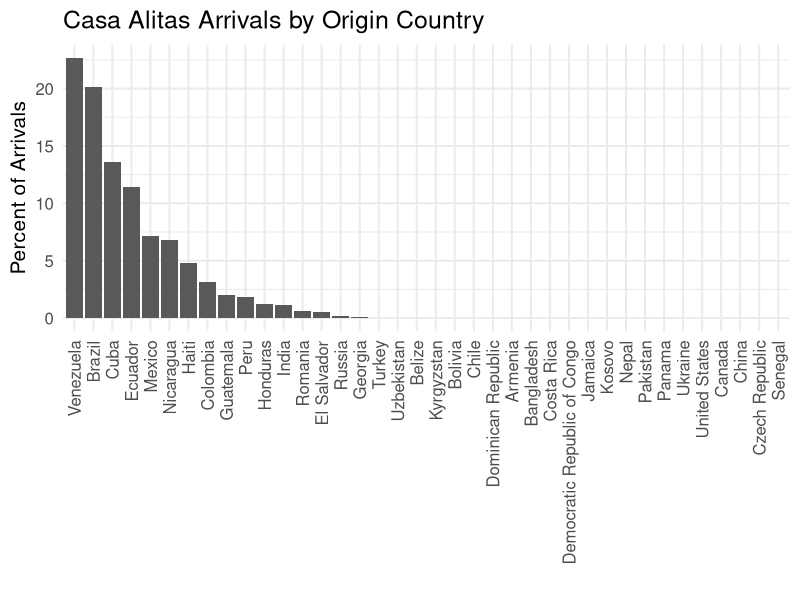
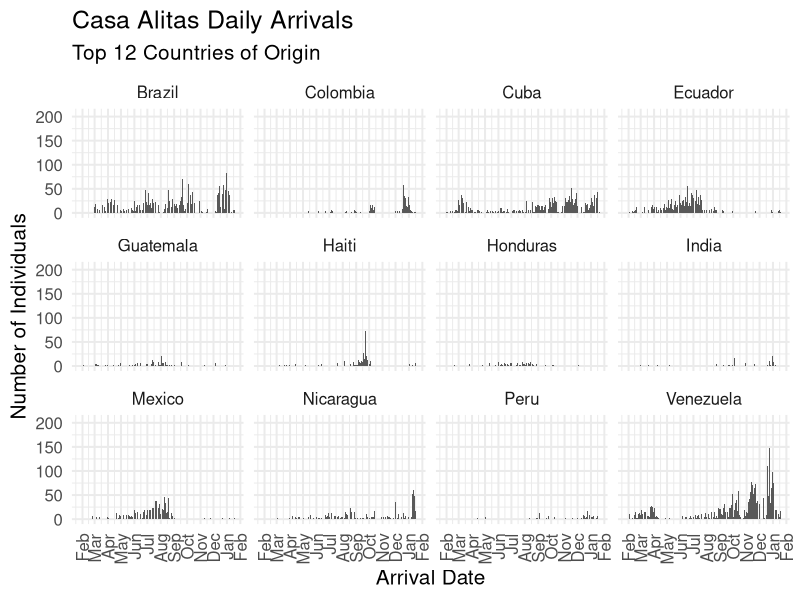
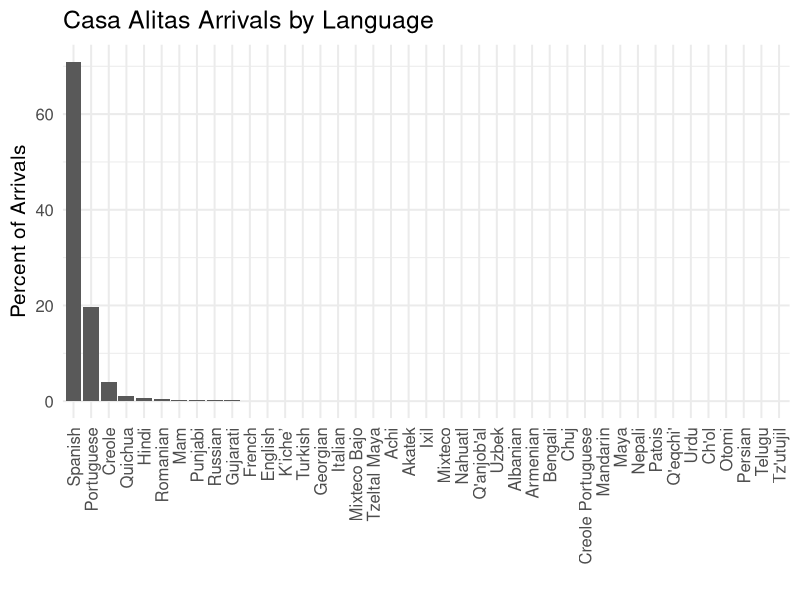
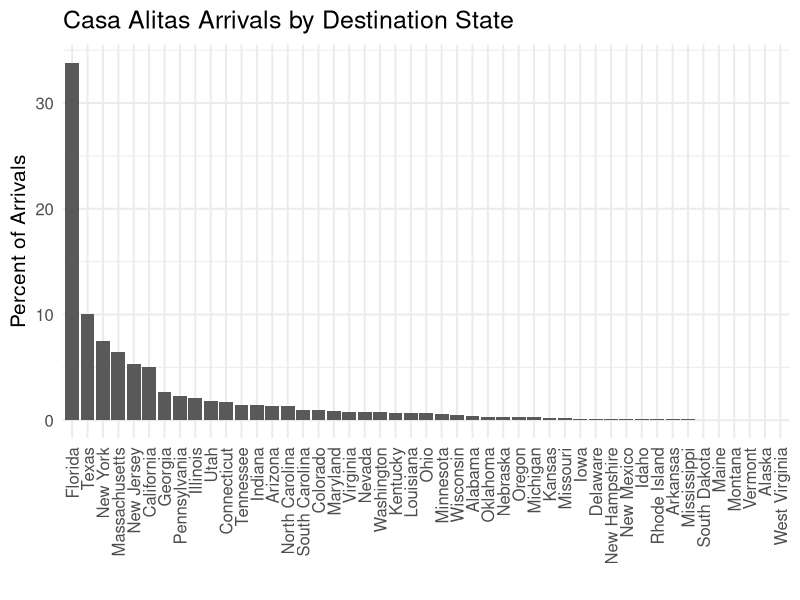
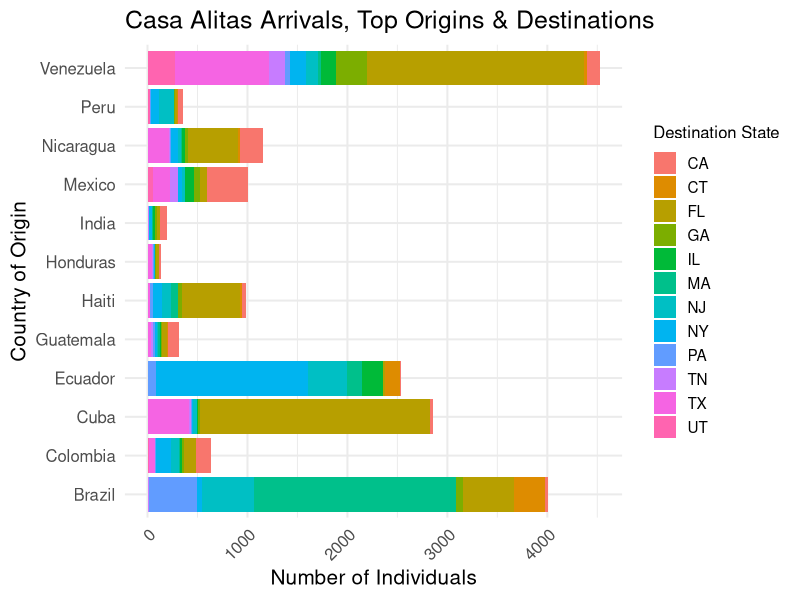

R code for these plots, in order:
## ---- chunk 1
library(knitr)
library(tidyverse)
opts_chunk$set(echo = TRUE, message = FALSE, warning = FALSE)
## ---- chunk 2

individuals <- read_csv("data/individual_all_clean_1_20_22.csv")

countries <- drop_na(read_csv("data/country_counts_1.20.csv"))

languages <- drop_na(read_csv("data/language_counts_1.20.csv"))

destinations <- drop_na(read_csv("data/destination_counts_1.20.csv"))

## ---- chunk 3

# filter out countries with few arrivals
top_ctrys <- c("Venezuela", "Brazil", "Cuba", "Ecuador", "Mexico", "Nicaragua", "Haiti", "Colombia",  "Guatemala", "Peru", "Honduras", "India" ) # update when data is updated

# set plot theme
theme_set(theme_minimal(15)) 
#par(mfrow = c(1, 2))

# Country of Origin percentages
countries %>%
  ggplot(aes(x = reorder(country, -percent),  y = percent)) +
  geom_col() +
  theme(axis.text.x=element_text(angle=90, hjust=1, vjust=.5)) +
  labs(title = "Casa Alitas Arrivals by Origin Country", x = "", y = "Percent of Arrivals")

# Top 12 countries of origin FW
individuals %>%
  filter(country %in% top_ctrys) %>%
  ggplot(aes(x=arrival_date)) +
  geom_bar(show.legend = FALSE) +
  theme(axis.text.x=element_text(angle=90, hjust=1, vjust=.5)) +
  labs(title = "Casa Alitas Daily Arrivals", subtitle = "Top 12 Countries of Origin", x = "Arrival Date", y = "Number of Individuals") + 
  scale_x_date(date_breaks="1 month", date_labels="%b") + 
  facet_wrap(~country)



## ---- chunk 4

languages %>%
  ggplot(aes(x = reorder(language, -percent), y = percent)) +
  geom_col() +
  theme(axis.text.x=element_text(angle=90, hjust=1, vjust=.5)) +
  labs(title = "Casa Alitas Arrivals by Language", x = "", y = "Percent of Arrivals")

## ---- chunk 5
top_states <- c("Florida", "Massachusetts", "New York", "Texas", "New Jersey", "California", "Pennsylvania", "Georgia", "Connecticut", "Illinois", "Utah", "Tennessee")


destinations %>%
  ggplot(aes(x = reorder(state_name, -percent), y = percent)) +
  geom_col() +
  theme(axis.text.x=element_text(angle=90, hjust=1, vjust=.5)) +
  labs(title = "Casa Alitas Arrivals by Destination State", x = "", y = "Percent of Arrivals")

palette2 <- c("#687d34","#330073","#57dd65", "#94299a","#7fe7c2","#be0063","#00e3e0","#970015","#5d6ec4","#92b426","#4c0054","#ebd460","#d496c4","#008b5e","#bc4c7d","#2e4700","#bb93d9","#cb9704","#854d88","#e2d67d","#ff93d1","#d67218","#7a0017","#ffa265","#9aca71","#8A7C64","#599861")

individuals %>%
  filter(state_abb != 0, country != 0, country %in% top_ctrys, state_name %in% top_states) %>%
ggplot(aes(y=country, fill=state_abb))+
  geom_bar()+
  theme(text = element_text(size=15), axis.text.x=element_text(angle=45, hjust=1, vjust=1), legend.title = element_text(size=12), legend.text = element_text(size=11))+
  labs(title = "Casa Alitas Arrivals, Top Origins & Destinations", y = "Country of Origin", x = "Number of Individuals", fill = "Destination State") +
  scale_fill_discrete()
  
#scale_fill_viridis_d()
#+scale_fill_manual(values = palette2)
